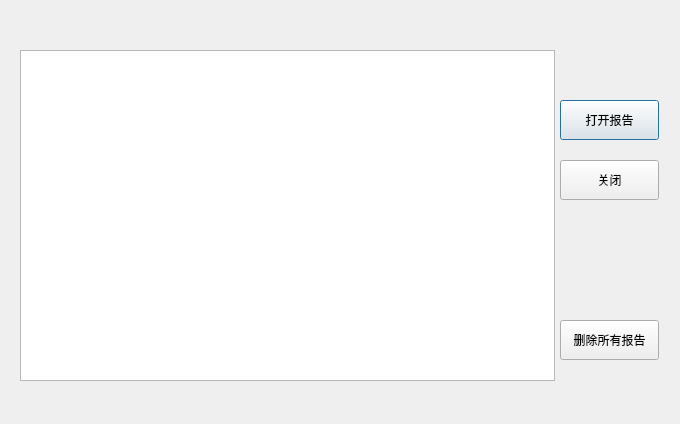
<?xml version="1.0" encoding="UTF-8"?>
<ui version="4.0">
 <class>historyDialog</class>
 <widget class="QDialog" name="historyDialog">
  <property name="geometry">
   <rect>
    <x>0</x>
    <y>0</y>
    <width>680</width>
    <height>424</height>
   </rect>
  </property>
  <property name="windowTitle">
   <string>测试结果查询</string>
  </property>
  <widget class="QTableView" name="tableView">
   <property name="geometry">
    <rect>
     <x>20</x>
     <y>50</y>
     <width>535</width>
     <height>331</height>
    </rect>
   </property>
  </widget>
  <widget class="QPushButton" name="pushButton">
   <property name="geometry">
    <rect>
     <x>560</x>
     <y>100</y>
     <width>99</width>
     <height>40</height>
    </rect>
   </property>
   <property name="text">
    <string>打开报告</string>
   </property>
  </widget>
  <widget class="QPushButton" name="pushButton_2">
   <property name="geometry">
    <rect>
     <x>560</x>
     <y>320</y>
     <width>99</width>
     <height>40</height>
    </rect>
   </property>
   <property name="text">
    <string>删除所有报告</string>
   </property>
  </widget>
  <widget class="QPushButton" name="pushButton_3">
   <property name="geometry">
    <rect>
     <x>560</x>
     <y>160</y>
     <width>99</width>
     <height>40</height>
    </rect>
   </property>
   <property name="text">
    <string>关闭</string>
   </property>
  </widget>
 </widget>
 <resources/>
 <connections/>
</ui>
